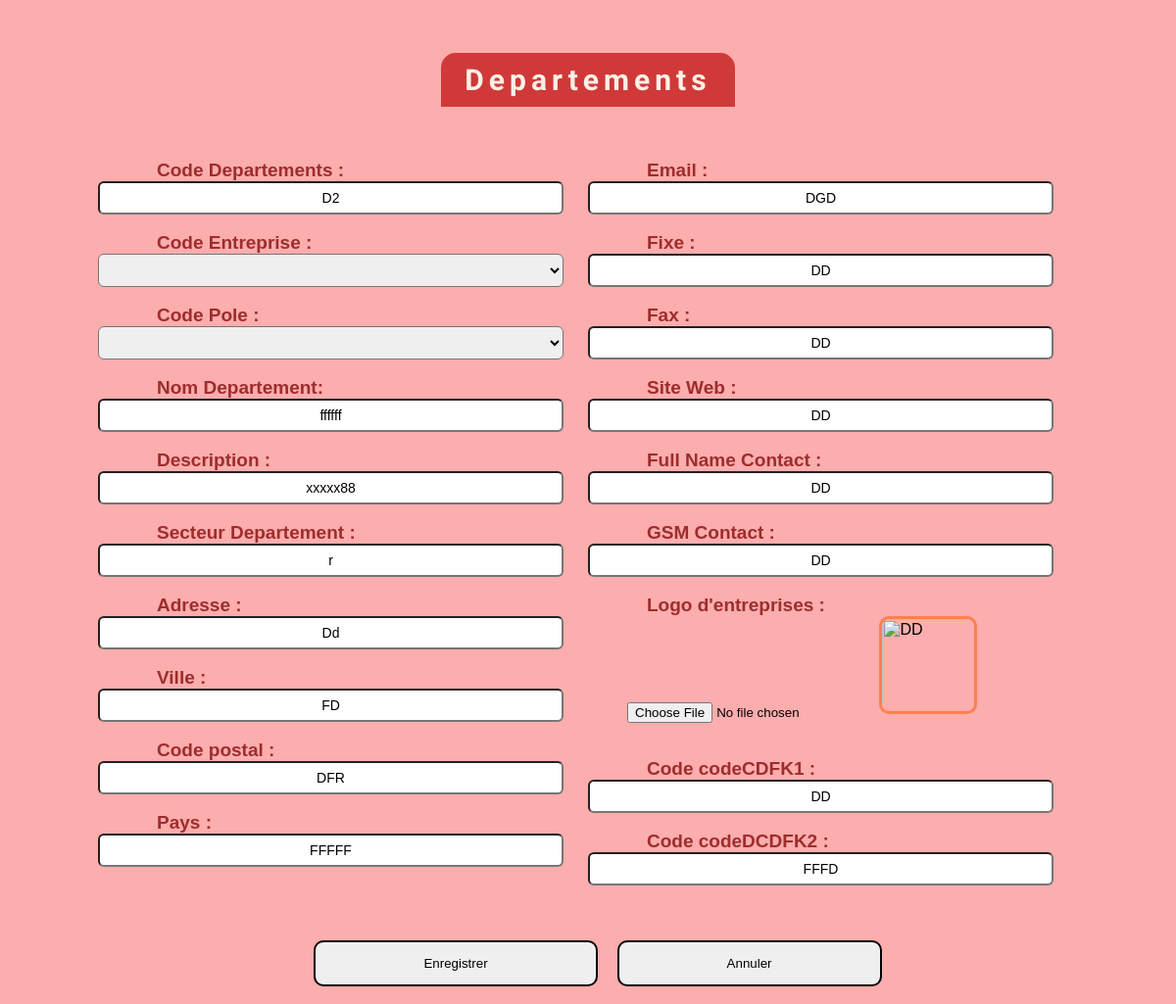
Screenshot of /Pages/edit_dep.php?codeDep=D2 with the database file from the repository.
### tables this page shows
create table Departements
(
    codeDep varchar(20) primary key not null,
    CodeEntrFK varchar(20) null,
    CodePLFK varchar(20) null,
    NomDep varchar(80) not null,
    _description varchar(255),
    secteurPL varchar(50),
    adresse varchar(255),
    ville varchar(80),
    codePostal varchar(10),
    pays varchar(80),
    email varchar(150),
    fix varchar(15),
    fax varchar(15),
    siteWeb varchar(150),
    fullNameContact varchar(100),
    gsmContact varchar(15),
    logoDep varchar(50) not null,
    codeCDFK1 varchar(20) null,
    codeDCDFK2 varchar(20) null
);

### MyLibrery/connection.php (called while the page is built, shortened)
<?php
function ExecuteReader($pdo,$req)
{
    return $pdo->query($req);
}
?>

### Pages/edit_dep.php (the view, shortened to what this page needs)
<link rel="stylesheet" href="../css/style_Gestion.css">
<?php
require_once("../MyLibrery/connection.php");
$codeDep="";
$NomDep="";
$_description="";
$secteurPL="";
$adresse="";
$ville="";
$codePostal="";
$pays="";
$email="";
$fix="";
$fax="";
$siteWeb="";
$fullNameContact="";
$gsmContact="";
$logoDep="";
$codeCDFK1="";
$codeDCDFK2="";
if(isset($_GET['codeDep']))
    {
        $codeDep=$_GET['codeDep'];
        if(!empty($codeDep)){
            $dr_mod=ExecuteReader($cnx,"select * from Departements where codeDep='$codeDep'");
            $data=$dr_mod->fetchAll();
            $codeDep=$data[0]['codeDep'];
            $NomDep=$data[0]['NomDep'];
            $_description=$data[0]['_description'];
            $secteurPL=$data[0]['secteurPL'];
            $adresse=$data[0]['adresse'];
            $ville=$data[0]['ville'];
            $codePostal=$data[0]['codePostal'];
            $pays=$data[0]['pays'];
            $email=$data[0]['email'];
            $fix=$data[0]['fix'];
            $fax=$data[0]['fax'];
            $siteWeb=$data[0]['siteWeb'];
            $fullNameContact=$data[0]['fullNameContact'];
            $gsmContact=$data[0]['gsmContact'];
            $logoDep=$data[0]['logoDep'];
            $codeCDFK1=$data[0]['codeCDFK1'];
            $codeDCDFK2=$data[0]['codeDCDFK2'];
        }
    }
?>
<link rel="stylesheet" href="../css/style_Gestion.css">
<link rel="stylesheet" href="../css/style1.css">
<form action="edit_dep.php" method="POST" id="frm1" enctype="multipart/form-data">
    <fieldset>
        <legend class="entr">Departements</legend><br><br><br>
        <div class="Global">
        <div class="col1" >
        <label>Code Departements : </label>
        <input type='text' name='codeDep' placeholder="entrer code departement" readonly="true" value="<?php echo($codeDep); ?>"><br><br>
        <label>Code Entreprise : </label>
        <select name="CodeEntrFK" id="sel" >
        </select>
        <br><br>
        <label>Code Pole : </label>
        <select name="CodePLFK" id="sel2" >
        </select>
        <br><br>
        <label>Nom Departement:</label>
        <input type='text' name ='NomDep' placeholder="entrer le Nom" value="<?php echo($NomDep); ?>"><br><br>
        <label>Description :</label>
        <input type='text' name='_description' placeholder="entrer une description" value="<?php echo($_description); ?>"><br><br>
        <label>Secteur Departement :</label>
        <input type= 'text' name='secteurPL' placeholder="entrer un secteur " value="<?php echo($secteurPL); ?>"><br><br>
        <label>Adresse  : </label>
        <input type= 'text' name='adresse' placeholder="entrer adresse " value="<?php echo($adresse); ?>"><br><br>
        <label>Ville :</label>
        <input type= 'text' name='ville' placeholder="entrer ville" value="<?php echo($ville); ?>"><br><br>
        <label>Code postal :</label>
        <input type= 'text' name='codePostal' placeholder="entrer un codePostal" value="<?php echo($codePostal); ?>"><br><br>
        <label>Pays :</label>
        <input type= 'text' name='pays' placeholder="entrer Pays" value="<?php echo($pays); ?>"><br><br>
        </div>
        <div class="col2">
        <label>Email :</label>
        <input type= 'text' name='email' placeholder="entrer un Email " value="<?php echo($email); ?>"><br><br>
        <label>Fixe :</label>
        <input type= 'text' name='fix' placeholder="entrer le fix " value="<?php echo($fix); ?>"><br><br>
        <label>Fax :</label>
        <input type= 'text' name='fax' placeholder="entrer fax " value="<?php echo($fax); ?>"><br><br>
        <label>Site Web :</label>
        <input type= 'text' name='siteWeb' placeholder="entrer siteWeb " value="<?php echo($siteWeb); ?>"><br><br>
        <label>Full Name Contact :</label>
        <input type= 'text' name='fullNameContact' placeholder="entrer full name" value="<?php echo($fullNameContact); ?>"><br><br>
        <label>GSM Contact :</label>
        <input type= 'text' name='gsmContact' placeholder="entrer un GSM " value="<?php echo($gsmContact); ?>"><br><br>
        <label>Logo d'entreprises :</label>
        <div class="divLogo">
        <input type="file" name="logoDep" onchange="readLogo(this);">
        <img class="logoentr" id="maPic" src="<?php echo($logoDep); ?>" title="<?php echo($logoDep); ?>"><br>
        </div>
        <br><br>
        <label>Code codeCDFK1 :</label>
        <input type= 'text' name='codeCDFK1' placeholder="entrer un collabo " value="<?php echo($codeCDFK1); ?>"><br><br>
        <label>Code codeDCDFK2 :</label>
        <input type= 'text' name='codeDCDFK2' placeholder="entrer un collabo2 " value="<?php echo($codeDCDFK2); ?>"><br><br>
        </div>
        </div><br>
        <div class="div_butt">
        <input id="btnAdd" type="submit" name="add" value="Enregistrer">
        <input id="btnAnnuler" type="submit" name="add" value="Annuler">
        </div>
        <br>
        </fieldset>
        </form>
        </body>
        </html>

### css/style_Gestion.css (style rules this page uses)
* { margin: 0px; padding: 0px; }
.entr { user-select: none; font-family: "Great Vibes", cursive; letter-spacing: 5px; width: 300px; font-size: 30px; margin: auto; background-color: rgb(91, 173, 187); padding: 10px 0px 10px 0px; text-align: center; border-radius: 15px 15px 0px 0px; font-weight: bold; color: linen; }
fieldset { border: none; }
label { user-select: none; margin-left: 60px; margin-top:70px ; width: 150px; color: black; font-size: 19px; font-weight: 800; }
input[type=submit] { display: block; margin: 20px 0px 0px 20px ; text-align: center; border-radius: 10px; border: 2px solid; padding: 14px 110px ; outline: none; cursor: pointer; }
input[placeholder] { text-align: center; }
input[type=text] { line-height :30px; border-radius: 6px; font-size: 14px; }
.col1 { width: 500px; clear: both; }
.col1 input[type=text] { width: 95%; clear: both; }
.col2 { width: 500px; clear: both; }
.col2 input[type=text] { width: 95%; clear: both; }
label { color: rgb(69, 136, 148); }
.Global { display: flex; flex-direction: row; justify-content: center; width: 100%; }
.div_butt { display: flex; flex-direction: row; justify-content: center; }

### css/style1.css (style rules this page uses)
* { padding: 0px; margin: 0px; box-sizing: border-box; }

### Pages/edit_dep.php (style rules this page uses)
#sel { height:34px ; line-height :30px; border-radius: 6px; font-size: 14px; width: 95%; clear: both; }
#sel2 { height:34px ; line-height :30px; border-radius: 6px; font-size: 14px; width: 95%; clear: both; }
label { color: #9E2D2D; }
.entr { background-color: #D03939; }
.divLogo { margin-left: 40px; }
.logoentr { width: 100px; height: 100px; border: 3px solid coral; border-radius: 10%; }

### rows the page displays
departements: codeDep "D2", NomDep "ffffff", _description "xxxxx88", secteurPL "r", adresse "Dd", ville "FD", codePostal "DFR", pays "FFFFF", email "DGD", fix "DD", fax "DD", siteWeb "DD", fullNameContact "DD", gsmContact "DD", codeCDFK1 "DD", codeDCDFK2 "FFFD"
